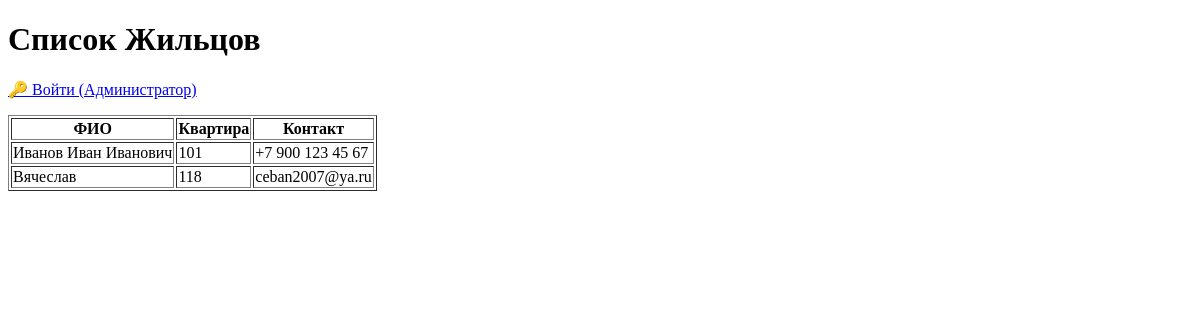
Before: / with the older database file.
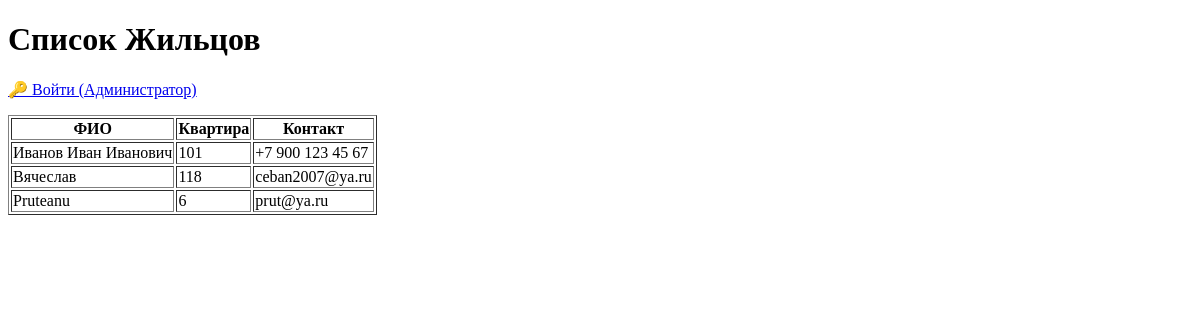
After: the same page with the newer database file.
### app.py (models this page shows, shortened)
class Resident(db.Model):
    id = db.Column(db.Integer, primary_key=True)
    name = db.Column(db.String(100), nullable=False)
    apartment_number = db.Column(db.String(10), unique=True, nullable=False)
    contact = db.Column(db.String(120), nullable=True)

### app.py (the view)
@app.route('/')
def index():
    all_residents = Resident.query.all()
    return render_template('index.html', жильцы=all_residents)

### templates/index.html (shortened to what this page needs)
<!DOCTYPE html>
<html lang="ru">
<head>
</head>
<body>
    <h1>Список Жильцов</h1>
    <p>
        {% if current_user.is_authenticated %}
            <span>Привет, {{ current_user.username }}!</span>
            <a href="{{ url_for('add_resident') }}">➕ Добавить Нового Жильца</a> |
            <a href="{{ url_for('logout') }}">🚪 Выйти</a>
        {% else %}
            <a href="{{ url_for('login') }}">🔑 Войти (Администратор)</a>
        {% endif %}
    </p>
    <table border="1">
        <thead>
            <tr>
                <th>ФИО</th>
                <th>Квартира</th>
                <th>Контакт</th>
            </tr>
        </thead>
        <tbody>
        {% for жилец in жильцы %}
            <tr>
                <td>{{ жилец.name }}</td>
                <td>{{ жилец.apartment_number }}</td>
                <td>{{ жилец.contact }}</td>
            </tr>
        {% else %}
            <tr>
                <td colspan="3">Жильцы не найдены.</td>
            </tr>
        {% endfor %}
        </tbody>
    </table>
</body>
</html>

Changed rows visible on the page:
added Resident: name "Pruteanu", apartment_number "6", contact "prut@ya.ru"
